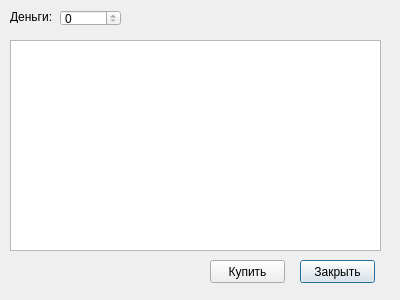
<?xml version="1.0" encoding="UTF-8"?>
<ui version="4.0">
 <class>ShopWindow</class>
 <widget class="QDialog" name="ShopWindow">
  <property name="geometry">
   <rect>
    <x>0</x>
    <y>0</y>
    <width>400</width>
    <height>300</height>
   </rect>
  </property>
  <property name="windowTitle">
   <string>Dialog</string>
  </property>
  <widget class="QPushButton" name="shopClose">
   <property name="geometry">
    <rect>
     <x>300</x>
     <y>260</y>
     <width>75</width>
     <height>23</height>
    </rect>
   </property>
   <property name="text">
    <string>Закрыть</string>
   </property>
  </widget>
  <widget class="QLabel" name="label">
   <property name="geometry">
    <rect>
     <x>10</x>
     <y>10</y>
     <width>47</width>
     <height>13</height>
    </rect>
   </property>
   <property name="text">
    <string>Деньги:</string>
   </property>
  </widget>
  <widget class="QSpinBox" name="money">
   <property name="geometry">
    <rect>
     <x>60</x>
     <y>10</y>
     <width>61</width>
     <height>16</height>
    </rect>
   </property>
   <property name="readOnly">
    <bool>true</bool>
   </property>
   <property name="maximum">
    <number>10000000</number>
   </property>
  </widget>
  <widget class="QTableView" name="subjectsTable">
   <property name="geometry">
    <rect>
     <x>10</x>
     <y>40</y>
     <width>371</width>
     <height>211</height>
    </rect>
   </property>
  </widget>
  <widget class="QPushButton" name="buy">
   <property name="geometry">
    <rect>
     <x>210</x>
     <y>260</y>
     <width>75</width>
     <height>23</height>
    </rect>
   </property>
   <property name="text">
    <string>Купить</string>
   </property>
  </widget>
 </widget>
 <resources/>
 <connections>
  <connection>
   <sender>shopClose</sender>
   <signal>clicked()</signal>
   <receiver>ShopWindow</receiver>
   <slot>accept()</slot>
   <hints>
    <hint type="sourcelabel">
     <x>337</x>
     <y>271</y>
    </hint>
    <hint type="destinationlabel">
     <x>199</x>
     <y>149</y>
    </hint>
   </hints>
  </connection>
 </connections>
</ui>
